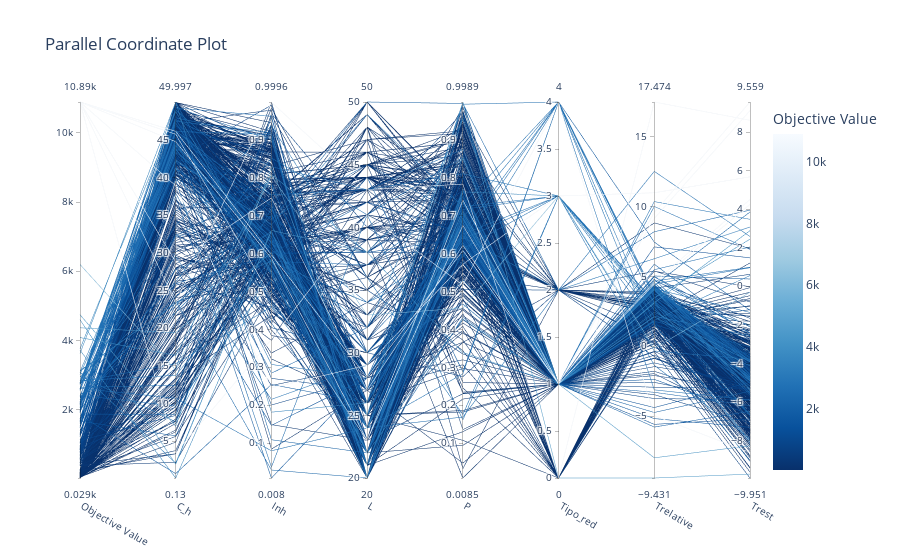

This figure's notebook cell:
### Code cell
vis.plot_parallel_coordinate(study)

### Figure 1 — Plotly figure (JSON) as saved in the notebook; plotly's stock layout.template omitted (floating-point values rounded to 4 significant figures; data arrays with more than 128 entries replaced by an {"elided": "..."} marker saying what was removed)
{"data": [{"dimensions": [{"label": "Objective Value", "range": [29.45, 10890.0], "values": {"elided": "713 float values"}}, {"label": "C_h", "range": [0.1299, 50.0], "values": {"elided": "713 float values"}}, {"label": "Inh", "range": [0.007995, 0.9996], "values": {"elided": "713 float values"}}, {"label": "L", "range": [20, 50], "values": {"elided": "713 int values"}}, {"label": "P", "range": [0.008464, 0.9989], "values": {"elided": "713 float values"}}, {"label": "Tipo_red", "range": [0, 4], "values": {"elided": "713 int values"}}, {"label": "Trelative", "range": [-9.431, 17.47], "values": {"elided": "713 float values"}}, {"label": "Trest", "range": [-9.951, 9.559], "values": {"elided": "713 float values"}}], "labelangle": 30, "labelside": "bottom", "line": {"color": {"elided": "713 float values"}, "colorbar": {"title": {"text": "Objective Value"}}, "colorscale": [[0, "rgb(247,251,255)"], [0.125, "rgb(222,235,247)"], [0.25, "rgb(198,219,239)"], [0.375, "rgb(158,202,225)"], [0.5, "rgb(107,174,214)"], [0.625, "rgb(66,146,198)"], [0.75, "rgb(33,113,181)"], [0.875, "rgb(8,81,156)"], [1, "rgb(8,48,107)"]], "reversescale": true, "showscale": true}, "type": "parcoords"}], "layout": {"title": {"text": "Parallel Coordinate Plot"}}}
